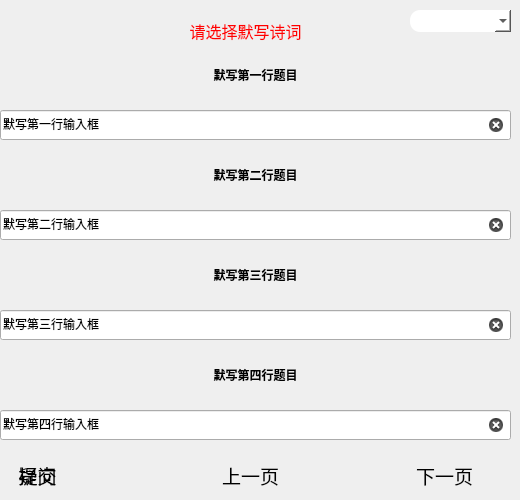
    <widget class="QWidget" name="shicimoxie">
     <attribute name="icon">
      <iconset resource="img.qrc">
       <normaloff>:/子标/图片文件夹/理解性默写.png</normaloff>:/子标/图片文件夹/理解性默写.png</iconset>
     </attribute>
     <attribute name="title">
      <string>诗词理解性默写</string>
     </attribute>
     <attribute name="toolTip">
      <string>诗词理解性默写</string>
     </attribute>
     <widget class="QLabel" name="YW_mx_tm1">
      <property name="geometry">
       <rect>
        <x>0</x>
        <y>60</y>
        <width>511</width>
        <height>30</height>
       </rect>
      </property>
      <property name="font">
       <font>
        <family>楷体</family>
       </font>
      </property>
      <property name="focusPolicy">
       <enum>Qt::NoFocus</enum>
      </property>
      <property name="styleSheet">
       <string notr="true"/>
      </property>
      <property name="text">
       <string>&lt;html&gt;&lt;head/&gt;&lt;body&gt;&lt;p&gt;&lt;span style=&quot; font-weight:600;&quot;&gt;默写第一行题目&lt;/span&gt;&lt;/p&gt;&lt;/body&gt;&lt;/html&gt;</string>
      </property>
      <property name="alignment">
       <set>Qt::AlignCenter</set>
      </property>
      <property name="wordWrap">
       <bool>true</bool>
      </property>
     </widget>
     <widget class="QLineEdit" name="YW_mx_input1">
      <property name="geometry">
       <rect>
        <x>0</x>
        <y>110</y>
        <width>511</width>
        <height>30</height>
       </rect>
      </property>
      <property name="sizePolicy">
       <sizepolicy hsizetype="Expanding" vsizetype="Fixed">
        <horstretch>0</horstretch>
        <verstretch>0</verstretch>
       </sizepolicy>
      </property>
      <property name="font">
       <font>
        <family>楷体</family>
       </font>
      </property>
      <property name="inputMask">
       <string/>
      </property>
      <property name="text">
       <string>默写第一行输入框</string>
      </property>
      <property name="maxLength">
       <number>32767</number>
      </property>
      <property name="frame">
       <bool>true</bool>
      </property>
      <property name="placeholderText">
       <string/>
      </property>
      <property name="clearButtonEnabled">
       <bool>true</bool>
      </property>
     </widget>
     <widget class="QLabel" name="YW_mx_tm2">
      <property name="geometry">
       <rect>
        <x>0</x>
        <y>160</y>
        <width>511</width>
        <height>30</height>
       </rect>
      </property>
      <property name="font">
       <font>
        <family>楷体</family>
       </font>
      </property>
      <property name="focusPolicy">
       <enum>Qt::NoFocus</enum>
      </property>
      <property name="styleSheet">
       <string notr="true"/>
      </property>
      <property name="text">
       <string>&lt;html&gt;&lt;head/&gt;&lt;body&gt;&lt;p&gt;&lt;span style=&quot; font-weight:600;&quot;&gt;默写第二行题目&lt;/span&gt;&lt;/p&gt;&lt;/body&gt;&lt;/html&gt;</string>
      </property>
      <property name="alignment">
       <set>Qt::AlignCenter</set>
      </property>
      <property name="wordWrap">
       <bool>true</bool>
      </property>
     </widget>
     <widget class="QLabel" name="YW_mx_tm3">
      <property name="geometry">
       <rect>
        <x>0</x>
        <y>260</y>
        <width>511</width>
        <height>30</height>
       </rect>
      </property>
      <property name="font">
       <font>
        <family>楷体</family>
       </font>
      </property>
      <property name="focusPolicy">
       <enum>Qt::NoFocus</enum>
      </property>
      <property name="styleSheet">
       <string notr="true"/>
      </property>
      <property name="text">
       <string>&lt;html&gt;&lt;head/&gt;&lt;body&gt;&lt;p&gt;&lt;span style=&quot; font-weight:600;&quot;&gt;默写第三行题目&lt;/span&gt;&lt;/p&gt;&lt;/body&gt;&lt;/html&gt;</string>
      </property>
      <property name="alignment">
       <set>Qt::AlignCenter</set>
      </property>
      <property name="wordWrap">
       <bool>true</bool>
      </property>
     </widget>
     <widget class="QLabel" name="YW_mx_tm4">
      <property name="geometry">
       <rect>
        <x>0</x>
        <y>360</y>
        <width>511</width>
        <height>30</height>
       </rect>
      </property>
      <property name="font">
       <font>
        <family>楷体</family>
       </font>
      </property>
      <property name="focusPolicy">
       <enum>Qt::NoFocus</enum>
      </property>
      <property name="styleSheet">
       <string notr="true"/>
      </property>
      <property name="text">
       <string>&lt;html&gt;&lt;head/&gt;&lt;body&gt;&lt;p&gt;&lt;span style=&quot; font-weight:600;&quot;&gt;默写第四行题目&lt;/span&gt;&lt;/p&gt;&lt;/body&gt;&lt;/html&gt;</string>
      </property>
      <property name="alignment">
       <set>Qt::AlignCenter</set>
      </property>
      <property name="wordWrap">
       <bool>true</bool>
      </property>
     </widget>
     <widget class="QLineEdit" name="YW_mx_input2">
      <property name="geometry">
       <rect>
        <x>0</x>
        <y>210</y>
        <width>511</width>
        <height>30</height>
       </rect>
      </property>
      <property name="sizePolicy">
       <sizepolicy hsizetype="Expanding" vsizetype="Fixed">
        <horstretch>0</horstretch>
        <verstretch>0</verstretch>
       </sizepolicy>
      </property>
      <property name="font">
       <font>
        <family>楷体</family>
       </font>
      </property>
      <property name="inputMask">
       <string/>
      </property>
      <property name="text">
       <string>默写第二行输入框</string>
      </property>
      <property name="maxLength">
       <number>32767</number>
      </property>
      <property name="placeholderText">
       <string/>
      </property>
      <property name="clearButtonEnabled">
       <bool>true</bool>
      </property>
     </widget>
     <widget class="QLineEdit" name="YW_mx_input3">
      <property name="geometry">
       <rect>
        <x>0</x>
        <y>310</y>
        <width>511</width>
        <height>30</height>
       </rect>
      </property>
      <property name="sizePolicy">
       <sizepolicy hsizetype="Expanding" vsizetype="Fixed">
        <horstretch>0</horstretch>
        <verstretch>0</verstretch>
       </sizepolicy>
      </property>
      <property name="font">
       <font>
        <family>楷体</family>
       </font>
      </property>
      <property name="inputMask">
       <string/>
      </property>
      <property name="text">
       <string>默写第三行输入框</string>
      </property>
      <property name="maxLength">
       <number>32767</number>
      </property>
      <property name="placeholderText">
       <string/>
      </property>
      <property name="clearButtonEnabled">
       <bool>true</bool>
      </property>
     </widget>
     <widget class="QLineEdit" name="YW_mx_input4">
      <property name="geometry">
       <rect>
        <x>0</x>
        <y>410</y>
        <width>511</width>
        <height>30</height>
       </rect>
      </property>
      <property name="sizePolicy">
       <sizepolicy hsizetype="Expanding" vsizetype="Fixed">
        <horstretch>0</horstretch>
        <verstretch>0</verstretch>
       </sizepolicy>
      </property>
      <property name="font">
       <font>
        <family>楷体</family>
       </font>
      </property>
      <property name="inputMask">
       <string/>
      </property>
      <property name="text">
       <string>默写第四行输入框</string>
      </property>
      <property name="maxLength">
       <number>32767</number>
      </property>
      <property name="placeholderText">
       <string/>
      </property>
      <property name="clearButtonEnabled">
       <bool>true</bool>
      </property>
     </widget>
     <widget class="QComboBox" name="YW_mxcomboBox">
      <property name="geometry">
       <rect>
        <x>410</x>
        <y>10</y>
        <width>101</width>
        <height>22</height>
       </rect>
      </property>
      <property name="font">
       <font>
        <family>楷体</family>
       </font>
      </property>
      <property name="styleSheet">
       <string notr="true">background-color: rgb(255, 255, 255);
border-radius:10px</string>
      </property>
     </widget>
     <widget class="QLabel" name="YW_mxlable">
      <property name="geometry">
       <rect>
        <x>40</x>
        <y>10</y>
        <width>411</width>
        <height>41</height>
       </rect>
      </property>
      <property name="font">
       <font>
        <family>楷体</family>
        <pointsize>12</pointsize>
       </font>
      </property>
      <property name="styleSheet">
       <string notr="true">color: rgb(255, 0, 0);</string>
      </property>
      <property name="text">
       <string>请选择默写诗词</string>
      </property>
      <property name="alignment">
       <set>Qt::AlignCenter</set>
      </property>
     </widget>
     <widget class="QPushButton" name="YW_mxyiwen_lable">
      <property name="geometry">
       <rect>
        <x>0</x>
        <y>460</y>
        <width>75</width>
        <height>31</height>
       </rect>
      </property>
      <property name="font">
       <font>
        <family>楷体</family>
        <pointsize>14</pointsize>
       </font>
      </property>
      <property name="styleSheet">
       <string notr="true">QPushButton:pressed{padding-top:5px;padding-left:5px;border-radius:10px;color: rgb(255, 255, 0);}
</string>
      </property>
      <property name="text">
       <string>疑问</string>
      </property>
      <property name="icon">
       <iconset resource="img.qrc">
        <normaloff>:/标志/图片文件夹/疑问.png</normaloff>:/标志/图片文件夹/疑问.png</iconset>
      </property>
      <property name="flat">
       <bool>true</bool>
      </property>
     </widget>
     <widget class="QPushButton" name="YW_mxshangyiye_lable">
      <property name="geometry">
       <rect>
        <x>200</x>
        <y>460</y>
        <width>101</width>
        <height>31</height>
       </rect>
      </property>
      <property name="font">
       <font>
        <family>楷体</family>
        <pointsize>14</pointsize>
       </font>
      </property>
      <property name="toolTip">
       <string>Alt+左</string>
      </property>
      <property name="styleSheet">
       <string notr="true">QPushButton:pressed{padding-top:5px;padding-left:5px;border-radius:10px;color: rgb(255, 255, 0);}
</string>
      </property>
      <property name="text">
       <string>上一页</string>
      </property>
      <property name="icon">
       <iconset resource="img.qrc">
        <normaloff>:/标志/图片文件夹/上一页.png</normaloff>:/标志/图片文件夹/上一页.png</iconset>
      </property>
      <property name="shortcut">
       <string>Alt+Left</string>
      </property>
      <property name="flat">
       <bool>true</bool>
      </property>
     </widget>
     <widget class="QPushButton" name="YW_mxxiayiye_lable">
      <property name="geometry">
       <rect>
        <x>394</x>
        <y>460</y>
        <width>101</width>
        <height>31</height>
       </rect>
      </property>
      <property name="font">
       <font>
        <family>楷体</family>
        <pointsize>14</pointsize>
       </font>
      </property>
      <property name="toolTip">
       <string>Alt+右</string>
      </property>
      <property name="styleSheet">
       <string notr="true">QPushButton:pressed{padding-top:5px;padding-left:5px;border-radius:10px;color: rgb(255, 255, 0);}
</string>
      </property>
      <property name="text">
       <string>下一页</string>
      </property>
      <property name="icon">
       <iconset resource="img.qrc">
        <normaloff>:/标志/图片文件夹/下一页.png</normaloff>:/标志/图片文件夹/下一页.png</iconset>
      </property>
      <property name="shortcut">
       <string>Alt+Right</string>
      </property>
      <property name="flat">
       <bool>true</bool>
      </property>
     </widget>
     <widget class="QPushButton" name="YW_mxtijiao_lable">
      <property name="geometry">
       <rect>
        <x>0</x>
        <y>460</y>
        <width>75</width>
        <height>31</height>
       </rect>
      </property>
      <property name="font">
       <font>
        <family>楷体</family>
        <pointsize>14</pointsize>
       </font>
      </property>
      <property name="toolTip">
       <string>Alt+Enter</string>
      </property>
      <property name="styleSheet">
       <string notr="true">QPushButton:pressed{padding-top:5px;padding-left:5px;border-radius:10px;color: rgb(255, 255, 0);}
</string>
      </property>
      <property name="text">
       <string>提交</string>
      </property>
      <property name="icon">
       <iconset resource="img.qrc">
        <normaloff>:/标志/图片文件夹/提交.png</normaloff>:/标志/图片文件夹/提交.png</iconset>
      </property>
      <property name="shortcut">
       <string>Alt+Return</string>
      </property>
      <property name="flat">
       <bool>true</bool>
      </property>
     </widget>
    </widget>
